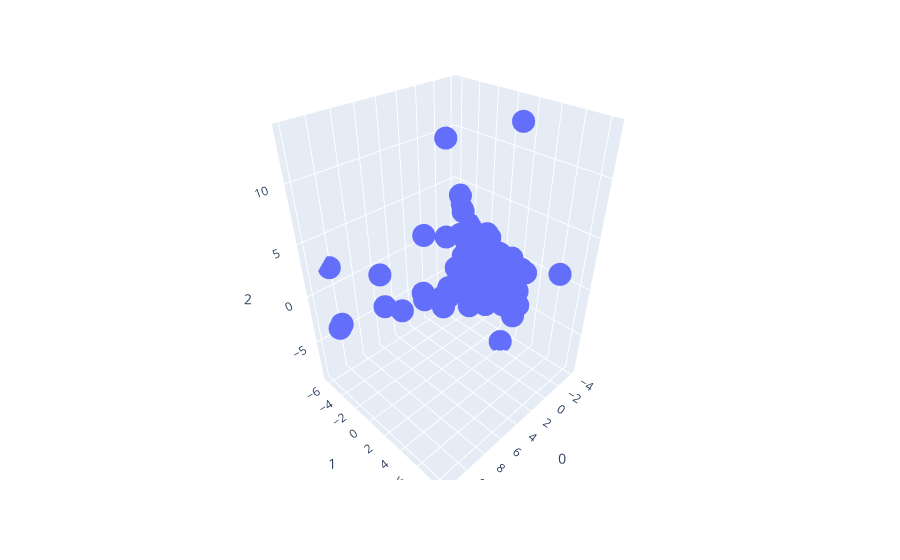

The notebook cell saved with this chart:
### Markdown cell above
We have a bit of a drop in variance after the first three components which means we we can plot the first three components and see a good amount of the overall variance.

### Code cell
pca_df=pd.DataFrame(principalComponents)
pca_df.insert(loc=0,column='Neighborhood',value=neigh_df['Neighborhood']+', '+neigh_df['City']+', '+neigh_df['State'])
fig=px.scatter_3d(pca_df,x=0,y=1,z=2,hover_name='Neighborhood')
fig.show()

### Figure 1 — Plotly figure (JSON) as saved in the notebook; plotly's stock layout.template omitted (floating-point values rounded to 4 significant figures)
{"data": [{"hovertemplate": "<b>%{hovertext}</b><br><br>0=%{x}<br>1=%{y}<br>2=%{z}<extra></extra>", "hovertext": ["Adams Morgan, Washington, DC", "Aragona Village, Virginia Beach, VA", "Arts District, Richmond, VA", "Bayside, Virginia Beach, VA", "Bellevue, Richmond, VA", "Brier Creek, Raleigh, NC", "Bromo Arts District, Baltimore, MD", "Brooklyn, Charlotte, NC", "Cameron Village, Raleigh, NC", "Canton, Baltimore, MD", "Capitol District, Raleigh, NC", "Capitol Heights, Raleigh, NC", "Capitol Hill, Washington, DC", "Carytown, Richmond, VA", "Cathedral Hill, Baltimore, MD", "Charles Center, Baltimore, MD", "Cherry, Charlotte, NC", "Chinatown, Washington, DC", "Church Hill, Richmond, VA", "City Center, Richmond, VA", "Cottage Road Park, Norfolk, VA", "Crabtree Valley, Raleigh, NC", "Croatan Beach, Virginia Beach, VA", "Depot District, Raleigh, NC", "Dilworth, Charlotte, NC", "Downtown, Baltimore, MD", "Downtown, Washington, DC", "Downtown Norfolk, Norfolk, VA", "Dupont Circle, Washington, DC", "Elizabeth, Charlotte, NC", "Fayetteville Street, Raleigh, NC", "Federal Hill, Baltimore, MD", "Federal Triangle, Washington, DC", "Fells Point, Baltimore, MD", "Four by Four, Baltimore, MD", "Freemason District, Norfolk, VA", "Georgetown, Washington, DC", "Glenwood South, Raleigh, NC", "Glenwood-Brooklyn, Raleigh, NC", "Green Run, Virginia Beach, VA", "Harbor East, Baltimore, MD", "Hi-Mount, Raleigh, NC", "Highland Park, Norfolk, VA", "Hilton, Baltimore, MD", "Inner Harbor, Baltimore, MD", "Ivy City, Washington, DC", "Jackson Ward, Richmond, VA", "Kalorama, Washington, DC", "Kempsville, Virginia Beach, VA", "Leesville, Raleigh, NC", "Little Italy, Baltimore, MD", "London Bridge, Virginia Beach, VA", "Lynnhaven, Virginia Beach, VA", "Madison Park, Charlotte, Charlotte, NC", "Maiden Lane, Raleigh, NC", "Midtown-Belvedere, Baltimore, MD", "Moore Square, Raleigh, NC", "Mount Vernon, Baltimore, MD", "Mount Vernon Square, Washington, DC", "Mount Vernon Triangle, Washington, DC", "Navy Yard, Washington, DC", "Newtown, Virginia Beach, VA", "Newtowne West, Richmond, VA", "NoDa, Charlotte, NC", "North Hills, Raleigh, NC", "North Ridge Country Club, Raleigh, NC", "Observatory Circle, Washington, DC", "Ocean Park, Virginia Beach, VA", "Old Goucher, Baltimore, MD", "Old North Charlotte, Charlotte, NC", "Olde Raleigh, Raleigh, NC", "Pembroke Manor, Virginia Beach, VA", "Penn Quarter, Washington, DC", "Preston Gardens, Baltimore, MD", "Red Mill Commons, Virginia Beach, VA", "Remington, Baltimore, MD", "Riverview, Norfolk, VA", "Rose Hill, Charlottesville, VA", "Scott's Addition, Richmond, VA", "Sedgefield, Charlotte, NC", "Sheridan Kalorama, Washington, DC", "Shockoe Bottom, Richmond, VA", "Shockoe Slip, Richmond, VA", "South Balto.Imp.Comm./West Federal Hill, Baltimore, MD", "South End, Charlotte, NC", "SouthPark, Charlotte, NC", "Southwest Federal Center, Washington, DC", "Starr Hill, Charlottesville, VA", "Station North, Baltimore, MD", "Station North Arts and Entertainment District, Baltimore, MD", "Stoney Point, Richmond, VA", "Thalia, Virginia Beach, VA", "Three Corners, Richmond, VA", "Tidewater Park, Norfolk, VA", "Tobacco Row, Richmond, VA", "U Street Corridor, Washington, DC", "Uptown Charlotte, Charlotte, NC", "Wards Corner Business District, Norfolk, VA", "Warehouse District, Raleigh, NC", "West End, Washington, DC", "West Freemason, Norfolk, VA", "West Raleigh Historic District, Raleigh, NC", "Westhampton, Richmond, VA", "Wilder's Grove, Raleigh, NC", "Willow Lawn, Richmond, VA", "Wyman Park, Baltimore, MD"], "legendgroup": "", "marker": {"color": "#636efa", "symbol": "circle"}, "mode": "markers", "name": "", "scene": "scene", "showlegend": false, "type": "scatter3d", "x": [-1.404, -0.8882, -2.728, 1.387, -1.269, 5.057, -1.981, -0.6035, 3.374, -1.132, -3.836, -4.002, -1.347, 2.776, -1.396, -1.297, 1.587, -2.821, -1.869, -2.902, 4.893, 11.27, -2.131, -1.435, -0.8462, -2.417, -1.19, 6.957, 0.531, -1.104, -3.74, -1.85, -1.727, -2.306, 2.934, 1.797, -1.369, -1.046, -0.06909, -0.4832, 2.209, -1.096, -1.376, -2.075, 3.301, -0.148, -2.888, 0.1312, -0.7678, 1.047, 1.554, 0.6204, 0.9446, -0.4233, -1.422, -1.784, -3.682, -1.087, -1.082, -2.053, -0.2432, -0.1979, -1.124, -2.392, 4.389, 2.773, -0.8218, -1.434, -3.381, -2.392, 1.383, 8.75, -2.285, -2.499, 4.659, -1.779, -0.4337, -1.805, -2.424, -0.436, 0.1312, -1.893, -1.645, -1.742, -0.7027, 7.973, -1.772, -2.192, -1.775, -1.775, 11.97, 4.905, -1.228, 10.39, -1.876, -2.421, -0.785, 6.957, -1.435, -0.9878, -2.524, -3.343, 1.971, 0.4407, 3.297, 0.4581], "y": [-2.264, 1.807, -1.852, 5.143, 1.208, 1.296, -0.4065, -1.429, 2.622, -0.3473, -5.165, -5.344, 0.2793, 0.7681, 0.5549, 0.2469, 1.714, -3.97, 0.2902, -1.674, 7.187, -4.158, 1.846, -0.8837, 2.056, 2.111, -1.036, -4.316, -0.6809, 0.6886, -3.922, 1.358, -0.04423, -1.811, -0.8521, -4.435, 2.703, -0.9242, 8.455, 5.109, -1.08, 1.409, 3.653, -0.2465, -2.924, 0.1894, -3.225, -0.754, 3.421, 3.838, -1.451, 3.396, 5.67, 0.2788, -1.811, 0.8204, -5.277, 1.257, -0.5732, -0.8697, -0.9567, 4.661, 3.174, -3.964, -1.835, 2.643, 1.71, 3.534, -1.549, -3.964, 3.515, 0.6724, -5.776, 2.172, 1.555, 1.878, 3.568, 1.262, 1.228, 4.207, -0.754, -0.1117, 0.8827, 0.4886, -0.8014, -2.59, 0.8056, -1.54, -5.249, -5.249, -3.315, 3.383, 0.2023, -6.321, 1.145, -1.727, -2.929, -4.316, -0.8837, -1.333, -1.036, -4.583, 1.36, 5.321, 1.627, 2.139], "z": [1.145, -0.04919, -1.057, 3.9, 0.2493, 0.4083, 0.5378, -2.824, -0.7144, -1.762, 2.972, 3.29, -1.047, 1.455, 1.216, -2.177, 0.372, -1.851, -1.73, -0.9747, 2.884, -2.013, -8.856, 1.341, 2.172, -1.454, -2.517, 0.6715, -2.074, 2.996, 1.217, -2.868, -4.248, -0.4207, -3.102, 2.26, 0.6496, -0.04101, 3.655, 1.883, -2.625, 0.6063, -0.9612, -5.371, -3.265, -1.649, -0.5659, -1.037, 2.386, 1.958, -2.276, 2.658, -0.308, -0.6458, -0.822, 0.4158, 3.936, 1.61, -2.815, -2.901, -3.149, -0.05883, 13.57, 0.7983, -1.314, 1.497, -1.537, -4.139, 1.464, 0.7983, 2.184, 0.7735, -0.2506, -1.665, 1.267, 0.2293, -1.015, -0.127, 0.2029, -1.08, -1.037, -1.89, -2.18, -0.8135, 0.3178, -1.171, -2.928, -1.139, 9.947, 9.947, -1.483, 1.877, -1.663, 2.118, -0.2343, 1.297, -1.74, 0.6715, 1.341, -3.83, -2.754, 2.594, -1.025, 2.813, 0.3139, 0.3779]}], "layout": {"autosize": true, "legend": {"tracegroupgap": 0}, "margin": {"t": 60}, "scene": {"aspectmode": "auto", "aspectratio": {"x": 0.9166, "y": 0.8478, "z": 1.287}, "domain": {"x": [0, 1], "y": [0, 1]}, "xaxis": {"title": {"text": "0"}, "type": "linear"}, "yaxis": {"title": {"text": "1"}, "type": "linear"}, "zaxis": {"title": {"text": "2"}, "type": "linear"}}}}
